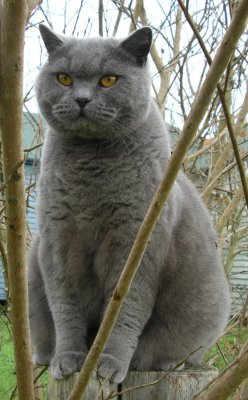
#> input picture practice0-warmup/assets/cat.jpg, 248 x 400 px
$ jupyter execute Numpy_Tutorial.ipynb   (shell and % lines are left out)   (older library calls are emulated)
#> lines starting #> are read from the running program, lines starting #| are printed output that depends on the picture
## Reference
http://cs231n.github.io/python-numpy-tutorial/

[cell 1]
def quicksort(arr):
    if len(arr) <= 1:
        return arr
    pivot = arr[len(arr) // 2]
    left = [x for x in arr if x < pivot]
    middle = [x for x in arr if x == pivot]
    right = [x for x in arr if x > pivot]
    return quicksort(left) + middle + quicksort(right)

print(quicksort([3,6,8,10,1,2,1]))

[cell 2]
x = 3
print(type(x)) # Prints "<class 'int'>"
print(x)       # Prints "3"
print(x + 1)   # Addition; prints "4"
print(x - 1)   # Subtraction; prints "2"
print(x * 2)   # Multiplication; prints "6"
print(x ** 2)  # Exponentiation; prints "9"
x += 1
print(x)  # Prints "4"
x *= 2
print(x)  # Prints "8"
y = 2.5
print(type(y)) # Prints "<class 'float'>"
print(y, y + 1, y * 2, y ** 2) # Prints "2.5 3.5 5.0 6.25"

[cell 3]
# Booleans
t = True
f = False
print(type(t)) # Prints "<class 'bool'>"
print(t and f) # Logical AND; prints "False"
print(t or f)  # Logical OR; prints "True"
print(not t)   # Logical NOT; prints "False"
print(t != f)  # Logical XOR; prints "True"

[cell 4]
# Strings
hello = 'hello'    # String literals can use single quotes
world = "world"    # or double quotes; it does not matter.
print(hello)       # Prints "hello"
print(len(hello))  # String length; prints "5"
hw = hello + ' ' + world  # String concatenation
print(hw)  # prints "hello world"
hw12 = '%s %s %d' % (hello, world, 12)  # sprintf style string formatting
print(hw12)  # prints "hello world 12"

[cell 5]
# Strings operation
s = "hello"
print(s.capitalize())  # Capitalize a string; prints "Hello"
print(s.upper())       # Convert a string to uppercase; prints "HELLO"
print(s.rjust(7))      # Right-justify a string, padding with spaces; prints "  hello"
print(s.center(7))     # Center a string, padding with spaces; prints " hello "
print(s.replace('l', '(ell)'))  # Replace all instances of one substring with another;
                                # prints "he(ell)(ell)o"
print('  world '.strip())  # Strip leading and trailing whitespace; prints "world"

[cell 6]
# List
xs = [3, 1, 2]    # Create a list
print(xs, xs[2])  # Prints "[3, 1, 2] 2"
print(xs[-1])     # Negative indices count from the end of the list; prints "2"
xs[2] = 'foo'     # Lists can contain elements of different types
print(xs)         # Prints "[3, 1, 'foo']"
xs.append('bar')  # Add a new element to the end of the list
print(xs)         # Prints "[3, 1, 'foo', 'bar']"
x = xs.pop()      # Remove and return the last element of the list
print(x, xs)      # Prints "bar [3, 1, 'foo']"

[cell 7]
# Slicing
nums = list(range(5))     # range is a built-in function that creates a list of integers
print(nums)               # Prints "[0, 1, 2, 3, 4]"
print(nums[2:4])          # Get a slice from index 2 to 4 (exclusive); prints "[2, 3]"
print(nums[2:])           # Get a slice from index 2 to the end; prints "[2, 3, 4]"
print(nums[:2])           # Get a slice from the start to index 2 (exclusive); prints "[0, 1]"
print(nums[:])            # Get a slice of the whole list; prints "[0, 1, 2, 3, 4]"
print(nums[:-1])          # Slice indices can be negative; prints "[0, 1, 2, 3]"
nums[2:4] = [8, 9]        # Assign a new sublist to a slice
print(nums)               # Prints "[0, 1, 8, 9, 4]"

#challenge
print(nums[-1:])

[cell 8]
# Loops
animals = ['cat', 'dog', 'monkey']
for animal in animals:
    print(animal)
# Prints "cat", "dog", "monkey", each on its own line.

[cell 9]
animals = ['cat', 'dog', 'monkey']
for idx, animal in enumerate(animals):
    print('#%d: %s' % (idx + 1, animal))
# Prints "#1: cat", "#2: dog", "#3: monkey", each on its own line

[cell 10]
# list comprehension
nums = [0, 1, 2, 3, 4]
squares = [x ** 2 for x in nums]
print(squares)   # Prints [0, 1, 4, 9, 16]

[cell 11]
nums = [0, 1, 2, 3, 4]
even_squares = [x ** 2 for x in nums if x % 2 == 0]
print(even_squares)  # Prints "[0, 4, 16]"

[cell 12]
# Dictionaries
d = {'cat': 'cute', 'dog': 'furry'}  # Create a new dictionary with some data
print(d['cat'])       # Get an entry from a dictionary; prints "cute"
print('cat' in d)     # Check if a dictionary has a given key; prints "True"
d['fish'] = 'wet'     # Set an entry in a dictionary
print(d['fish'])      # Prints "wet"
# print(d['monkey'])  # KeyError: 'monkey' not a key of d
print(d.get('monkey', 'N/A'))  # Get an element with a default; prints "N/A"
print(d.get('fish', 'N/A'))    # Get an element with a default; prints "wet"
del d['fish']         # Remove an element from a dictionary
print(d.get('fish', 'N/A')) # "fish" is no longer a key; prints "N/A"

[cell 13]
# Loops
d = {'person': 2, 'cat': 4, 'spider': 8}
for animal in d:
    legs = d[animal]
    print('A %s has %d legs' % (animal, legs))
# Prints "A person has 2 legs", "A cat has 4 legs", "A spider has 8 legs"

[cell 14]
d = {'person': 2, 'cat': 4, 'spider': 8}
for animal, legs in d.items():
    print('A %s has %d legs' % (animal, legs))
# Prints "A person has 2 legs", "A cat has 4 legs", "A spider has 8 legs"

[cell 15]
# Dictionary
nums = [0, 1, 2, 3, 4]
even_num_to_square = {x: x ** 2 for x in nums if x % 2 == 0}
print(even_num_to_square)  # Prints "{0: 0, 2: 4, 4: 16}"

[cell 16]
# Sets
animals = {'cat', 'dog'}
print('cat' in animals)   # Check if an element is in a set; prints "True"
print('fish' in animals)  # prints "False"
animals.add('fish')       # Add an element to a set
print('fish' in animals)  # Prints "True"
print(len(animals))       # Number of elements in a set; prints "3"
animals.add('cat')        # Adding an element that is already in the set does nothing
print(len(animals))       # Prints "3"
animals.remove('cat')     # Remove an element from a set
print(len(animals))       # Prints "2"

[cell 17]
animals = {'cat', 'dog', 'fish'}
for idx, animal in enumerate(animals):
    print('#%d: %s' % (idx + 1, animal))
# Prints "#1: fish", "#2: dog", "#3: cat"

[cell 18]
from math import sqrt
nums = {int(sqrt(x)) for x in range(30)}
print(nums)  # Prints "{0, 1, 2, 3, 4, 5}"

[cell 19]
# Tuples is an immutable ordered list of values.

d = {(x, x + 1): x for x in range(10)}  # Create a dictionary with tuple keys
t = (5, 6)        # Create a tuple
print(type(t))    # Prints "<class 'tuple'>"
print(d[t])       # Prints "5"
print(d[(1, 2)])  # Prints "1"

# Challenge
print(d[(9,10)])
# print(d[(10,11)]) #Error

[cell 20]
# Functions
def sign(x):
    if x > 0:
        return 'positive'
    elif x < 0:
        return 'negative'
    else:
        return 'zero'

for x in [-1, 0, 1]:
    print(sign(x))
# Prints "negative", "zero", "positive"

[cell 21]
def hello(name, loud=False):
    if loud:
        print('HELLO, %s!' % name.upper())
    else:
        print('Hello, %s' % name)

hello('Bob') # Prints "Hello, Bob"
hello('Fred', loud=True)  # Prints "HELLO, FRED!"

[cell 22]
# Classes
class Greeter(object):

    # Constructor
    def __init__(self, name):
        self.name = name  # Create an instance variable

    # Instance method
    def greet(self, loud=False):
        if loud:
            print('HELLO, %s!' % self.name.upper())
        else:
            print('Hello, %s' % self.name)

g = Greeter('Fred')  # Construct an instance of the Greeter class
g.greet()            # Call an instance method; prints "Hello, Fred"
g.greet(loud=True)   # Call an instance method; prints "HELLO, FRED!"

## Numpy
Numpy is the core library for scientific computing in Python. It provides a high-performance multidimensional array object, and tools for working with these arrays. If you are already familiar with MATLAB, you might find this tutorial useful to get started with Numpy.

[cell 23]
# arrays
import numpy as np

a = np.array([1, 2, 3])   # Create a rank 1 array
print(type(a))            # Prints "<class 'numpy.ndarray'>"
print(a.shape)            # Prints "(3,)"
print(a[0], a[1], a[2])   # Prints "1 2 3"
a[0] = 5                  # Change an element of the array
print(a)                  # Prints "[5, 2, 3]"

b = np.array([[1,2,3],[4,5,6]])    # Create a rank 2 array
print(b.shape)                     # Prints "(2, 3)"
print(b[0, 0], b[0, 1], b[1, 0])   # Prints "1 2 4"

[cell 24]
import numpy as np

a = np.zeros((2,2))   # Create an array of all zeros
print(a)              # Prints "[[ 0.  0.]
                      #          [ 0.  0.]]"

b = np.ones((1,2))    # Create an array of all ones
print(b)              # Prints "[[ 1.  1.]]"

c = np.full((2,2), 7)  # Create a constant array
print(c)               # Prints "[[ 7.  7.]
                       #          [ 7.  7.]]"

d = np.eye(2)         # Create a 2x2 identity matrix
print(d)              # Prints "[[ 1.  0.]
                      #          [ 0.  1.]]"

e = np.random.random((2,2))  # Create an array filled with random values
print(e)                     # Might print "[[ 0.91940167  0.08143941]
                             #               [ 0.68744134  0.87236687]]"

[cell 25]
# Array Indexing

import numpy as np

# Create the following rank 2 array with shape (3, 4)
# [[ 1  2  3  4]
#  [ 5  6  7  8]
#  [ 9 10 11 12]]
a = np.array([[1,2,3,4], [5,6,7,8], [9,10,11,12]])

# Use slicing to pull out the subarray consisting of the first 2 rows
# and columns 1 and 2; b is the following array of shape (2, 2):
# [[2 3]
#  [6 7]]
b = a[:2, 1:3]

# A slice of an array is a view into the same data, so modifying it
# will modify the original array.
print(a[0, 1])   # Prints "2"
b[0, 0] = 77     # b[0, 0] is the same piece of data as a[0, 1]
print(a[0, 1])   # Prints "77"

[cell 26]
# Datatypes
import numpy as np

x = np.array([1, 2])   # Let numpy choose the datatype
print(x.dtype)         # Prints "int64"

x = np.array([1.0, 2.0])   # Let numpy choose the datatype
print(x.dtype)             # Prints "float64"

x = np.array([1, 2], dtype=np.int64)   # Force a particular datatype
print(x.dtype)                         # Prints "int64"

[cell 27]
import numpy as np

# We will add the vector v to each row of the matrix x,
# storing the result in the matrix y
x = np.array([[1,2,3], [4,5,6], [7,8,9], [10, 11, 12]])
v = np.array([1, 0, 1])
y = np.empty_like(x)   # Create an empty matrix with the same shape as x

# Add the vector v to each row of the matrix x with an explicit loop
for i in range(4):
    y[i, :] = x[i, :] + v

# Now y is the following
# [[ 2  2  4]
#  [ 5  5  7]
#  [ 8  8 10]
#  [11 11 13]]
print(y)

## SciPy
Numpy provides a high-performance multidimensional array and basic tools to compute with and manipulate these arrays. SciPy builds on this, and provides a large number of functions that operate on numpy arrays and are useful for different types of scientific and engineering applications.

The best way to get familiar with SciPy is to browse the documentation. We will highlight some parts of SciPy that you might find useful for this class.

[cell 28]
# !pip install scipy==1.1.0
# !pip install Pillow

[cell 29]
# Image Operations

from scipy.misc import imread, imsave, imresize
# from scipy.misc import imsave, imresize
# from matplotlib.pyplot import imread, imsave, imresize
import cv2 as cv

# Read an JPEG image into a numpy array
img = cv.imread('assets/cat.jpg')
#> img is the input picture: shape (400, 248, 3); mean B, G, R 103.4, 116.7, 117.6
print(img.dtype, img.shape)  # Prints "uint8 (400, 248, 3)"
#| uint8 (400, 248, 3)

# We can tint the image by scaling each of the color channels
# by a different scalar constant. The image has shape (400, 248, 3);
# we multiply it by the array [1, 0.95, 0.9] of shape (3,);
# numpy broadcasting means that this leaves the red channel unchanged,
# and multiplies the green and blue channels by 0.95 and 0.9
# respectively.
img_tinted = img * [1, 0.95, 0.9]
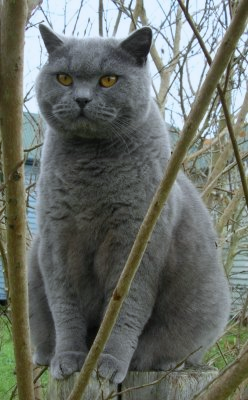
#> img_tinted: shape (400, 248, 3) float64; mean B, G, R 103.4, 110.9, 105.8

# Resize the tinted image to be 300 by 300 pixels.
img_tinted = imresize(img_tinted, (300, 300))
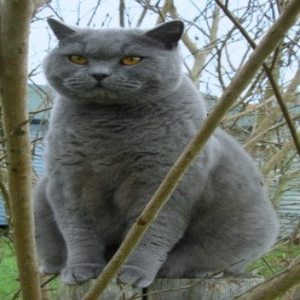
#> img_tinted: shape (300, 300, 3); mean B, G, R 103.5, 111, 106

# Write the tinted image back to disk
imsave('assets/cat_tinted.jpg', img_tinted)

[cell 30]
# MATLAB files
import numpy as np
from scipy.spatial.distance import pdist, squareform

# Create the following array where each row is a point in 2D space:
# [[0 1]
#  [1 0]
#  [2 0]]
x = np.array([[0, 1], [1, 0], [2, 0]])
print(x)

# Compute the Euclidean distance between all rows of x.
# d[i, j] is the Euclidean distance between x[i, :] and x[j, :],
# and d is the following array:
# [[ 0.          1.41421356  2.23606798]
#  [ 1.41421356  0.          1.        ]
#  [ 2.23606798  1.          0.        ]]
d = squareform(pdist(x, 'euclidean'))
print(d)

## Matplotlib
Matplotlib is a plotting library. In this section give a brief introduction to the matplotlib.pyplot module, which provides a plotting system similar to that of MATLAB.

[cell 31]
import numpy as np
import matplotlib.pyplot as plt

# Compute the x and y coordinates for points on a sine curve
x = np.arange(0, 3 * np.pi, 0.1)
y = np.sin(x)

# Plot the points using matplotlib
plt.plot(x, y)
plt.show()  # You must call plt.show() to make graphics appear.
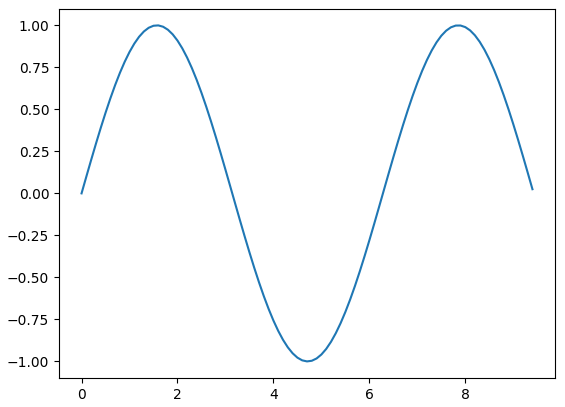
#> figure drawn by matplotlib, 1 panel; curve peaks at x = 1.6, y = 1

[cell 32]
# extra visualization
import numpy as np
import matplotlib.pyplot as plt

# Compute the x and y coordinates for points on sine and cosine curves
x = np.arange(0, 3 * np.pi, 0.1)
y_sin = np.sin(x)
y_cos = np.cos(x)

# Plot the points using matplotlib
plt.plot(x, y_sin)
plt.plot(x, y_cos)
plt.xlabel('x axis label')
plt.ylabel('y axis label')
plt.title('Sine and Cosine')
plt.legend(['Sine', 'Cosine'])
plt.show()
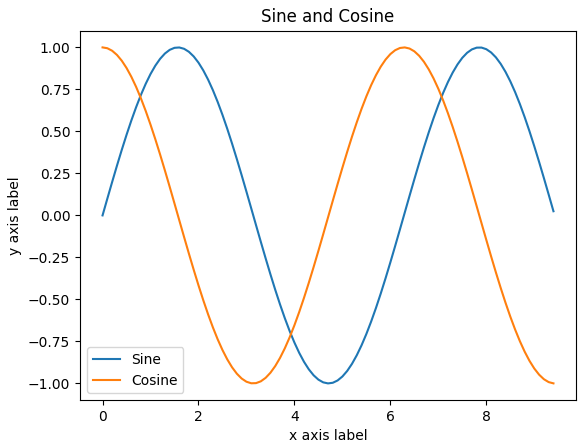
#> figure drawn by matplotlib, 1 panel; curve peaks at x = 1.6, y = 1; curve peaks at x = 0, y = 1

[cell 33]
# Subplots
import numpy as np
import matplotlib.pyplot as plt

# Compute the x and y coordinates for points on sine and cosine curves
x = np.arange(0, 3 * np.pi, 0.1)
y_sin = np.sin(x)
y_cos = np.cos(x)

# Set up a subplot grid that has height 2 and width 1,
# and set the first such subplot as active.
plt.subplot(2, 1, 1)

# Make the first plot
plt.plot(x, y_sin)
plt.title('Sine')

# Set the second subplot as active, and make the second plot.
plt.subplot(2, 1, 2)
plt.plot(x, y_cos)
plt.title('Cosine')

# Show the figure.
plt.show()
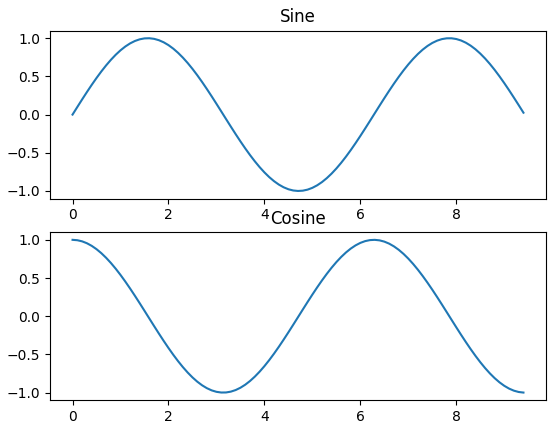
#> figure drawn by matplotlib, 2 panels; panel 1: curve peaks at x = 1.6, y = 1; panel 2: curve peaks at x = 0, y = 1

[cell 34]
# Images
import numpy as np
from scipy.misc import imread, imresize
import matplotlib.pyplot as plt

img = imread('assets/cat.jpg')
img_tinted = img * [1, 0.95, 0.9]
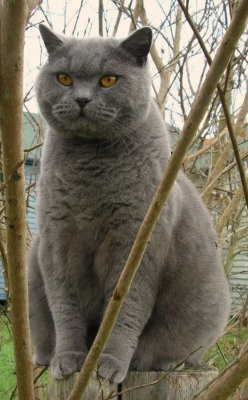
#> img_tinted: shape (400, 248, 3) float64; mean R, G, B 117.6, 110.9, 93.1

# Show the original image
plt.subplot(1, 2, 1)
plt.imshow(img)

# Show the tinted image
plt.subplot(1, 2, 2)

# A slight gotcha with imshow is that it might give strange results
# if presented with data that is not uint8. To work around this, we
# explicitly cast the image to uint8 before displaying it.
plt.imshow(np.uint8(img_tinted))
plt.show()
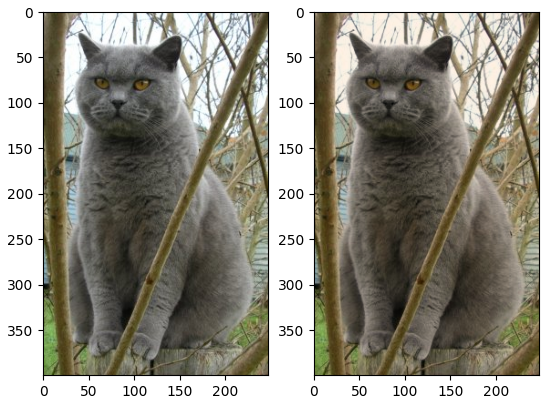
#> figure drawn by matplotlib, 2 panels
